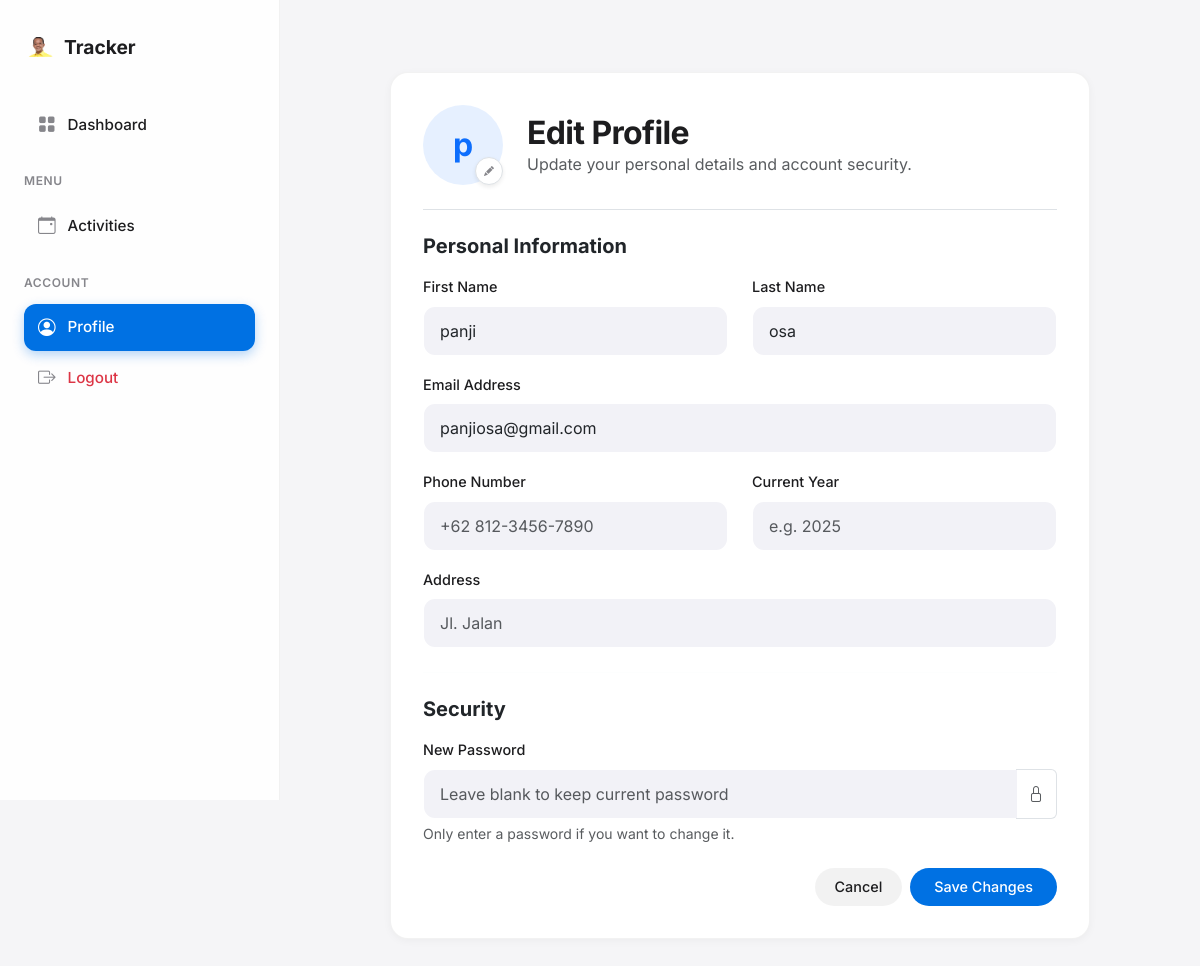
Page /profile (signed in) on the committed database.
### website/models.py (models this page shows, shortened)
class Students(db.Model, UserMixin):
    __tablename__ = "students"
    studentID = db.Column(db.Integer, primary_key=True)
    studentFirstName = db.Column(db.String(15))
    studentLastName = db.Column(db.String(15))
    studentYear = db.Column(db.Integer)
    studentEmail = db.Column(db.String(25))
    studentPassword = db.Column(db.String(15))
    studentAddress = db.Column(db.String(255))
    phoneNumber = db.Column(db.Integer)
    @property
    def role_type(self):
        return "student"

### website/views.py (the view, shortened to what this page needs)
@views.route("/profile", methods=["GET", "POST"])
@login_required
def profile():
    if getattr(current_user, "role_type", None) != "student":
        if getattr(current_user, "role_type", None) == "advisor":
            if getattr(current_user, "is_admin", False):
                return redirect(url_for("admin.index"))
            return redirect(url_for("advisor.dashboard"))
        return redirect(url_for("auth.login"))
    return render_template("profile.html")

### website/templates/profile.html
{% extends "base.html" %}
{% block content %}
<div class="d-flex justify-content-center py-4">
    <div class="ios-card" style="width: 100%; max-width: 700px;">
        <div class="d-flex align-items-center gap-4 border-bottom pb-4 mb-4">
            <div class="position-relative">
                <div class="bg-primary bg-opacity-10 text-primary rounded-circle d-flex align-items-center justify-content-center"
                     style="width: 80px; height: 80px; font-size: 2rem; font-weight: bold;">
                    {{ current_user.studentFirstName[0] if current_user.studentFirstName else 'U' }}
                </div>
                <div class="position-absolute bottom-0 end-0 bg-white rounded-circle shadow-sm p-1 border" style="width: 28px; height: 28px; display: grid; place-items: center;">
                    <i class="bi bi-pencil-fill" style="font-size: 10px; color: var(--text-muted);"></i>
                </div>
            </div>
            <div>
                <h2 class="mb-0">Edit Profile</h2>
                <p class="text-muted mb-0">Update your personal details and account security.</p>
            </div>
        </div>
        <form method="POST">
            <h5 class="mb-3 fw-bold text-dark">Personal Information</h5>
            <div class="row">
                <div class="col-md-6 mb-3">
                    <label class="form-label">First Name</label>
                    <input type="text" name="first_name" class="form-control"
                           value="{{ current_user.studentFirstName }}" required>
                </div>
                <div class="col-md-6 mb-3">
                    <label class="form-label">Last Name</label>
                    <input type="text" name="last_name" class="form-control"
                           value="{{ current_user.studentLastName }}" required>
                </div>
            </div>
            <div class="mb-3">
                <label class="form-label">Email Address</label>
                <input type="email" name="email" class="form-control"
                       value="{{ current_user.studentEmail }}" required>
            </div>
            <div class="row">
                <div class="col-md-6 mb-3">
                    <label class="form-label">Phone Number</label>
                    <input type="text" name="phone" class="form-control"
                           value="{{ current_user.phoneNumber or '' }}" placeholder="+62 812-3456-7890">
                </div>
                <div class="col-md-6 mb-3">
                    <label class="form-label">Current Year</label>
                    <input type="number" name="year" class="form-control"
                           value="{{ current_user.studentYear or '' }}" placeholder="e.g. 2025">
                </div>
            </div>
            <div class="mb-4">
                <label class="form-label">Address</label>
                <input type="text" name="address" class="form-control"
                       value="{{ current_user.studentAddress or '' }}" placeholder="Jl. Jalan">
            </div>
            <hr class="border-light my-4">
            <h5 class="mb-3 fw-bold text-dark">Security</h5>
            <div class="mb-4">
                <label class="form-label">New Password</label>
                <div class="input-group">
                    <input type="password" name="password" class="form-control border-end-0" placeholder="Leave blank to keep current password">
                    <span class="input-group-text bg-white border-start-0 text-muted">
                        <i class="bi bi-lock"></i>
                    </span>
                </div>
                <div class="form-text">Only enter a password if you want to change it.</div>
            </div>
            <div class="d-flex justify-content-end gap-2">
                <a href="{{ url_for('views.dashboard') }}" class="btn btn-secondary btn-ios">Cancel</a>
                <button type="submit" class="btn btn-primary btn-ios px-4">Save Changes</button>
            </div>
        </form>
    </div>
</div>
{% endblock %}

### website/templates/base.html (style rules this page uses)
:root { --app-bg: #F5F5F7; --sidebar-bg: rgba(255, 255, 255, 0.85); --card-bg: #FFFFFF; --text-main: #1D1D1F; --text-muted: #86868B; --accent: #0071E3; --accent-hover: #0077ED; --danger: #FF3B30; --success: #34C759; --border-light: rgba(0,0,0,0.05); --shadow-sm: 0 2px 8px rgba(0,0,0,0.04); --shadow-md: 0 8px 24px rgba(0,0,0,0.06); --radius-lg: 18px; --radius-md: 12px; --radius-pill: 99px; }
body { font-family: 'Inter', -apple-system, BlinkMacSystemFont, sans-serif; background-color: var(--app-bg); color: var(--text-main); -webkit-font-smoothing: antialiased; overflow-x: hidden; }
a { text-decoration: none; color: inherit; transition: 0.2s; }
h2 { font-weight: 700; letter-spacing: -0.02em; margin-bottom: 1.5rem; }
.ios-card { background: var(--card-bg); border-radius: var(--radius-lg); padding: 2rem; box-shadow: var(--shadow-sm); border: 1px solid var(--border-light); transition: transform 0.2s, box-shadow 0.2s; margin-bottom: 1.5rem; }
.btn-ios { border-radius: var(--radius-pill); padding: 8px 20px; font-weight: 500; font-size: 0.9rem; border: none; transition: 0.2s; }
.btn-primary { background: var(--accent); color: white; }
.btn-secondary { background: rgba(0,0,0,0.05); color: var(--text-main); }
.form-label { font-size: 0.9rem; font-weight: 500; margin-bottom: 0.5rem; color: var(--text-main); }
.form-control, .form-select { background-color: #F2F2F7; border: 1px solid transparent; border-radius: var(--radius-md); padding: 0.75rem 1rem; font-size: 1rem; transition: 0.2s; }

### rows in the picture
Students: studentFirstName "p", first_name "panji", last_name "osa", email "panjiosa@gmail.com"
